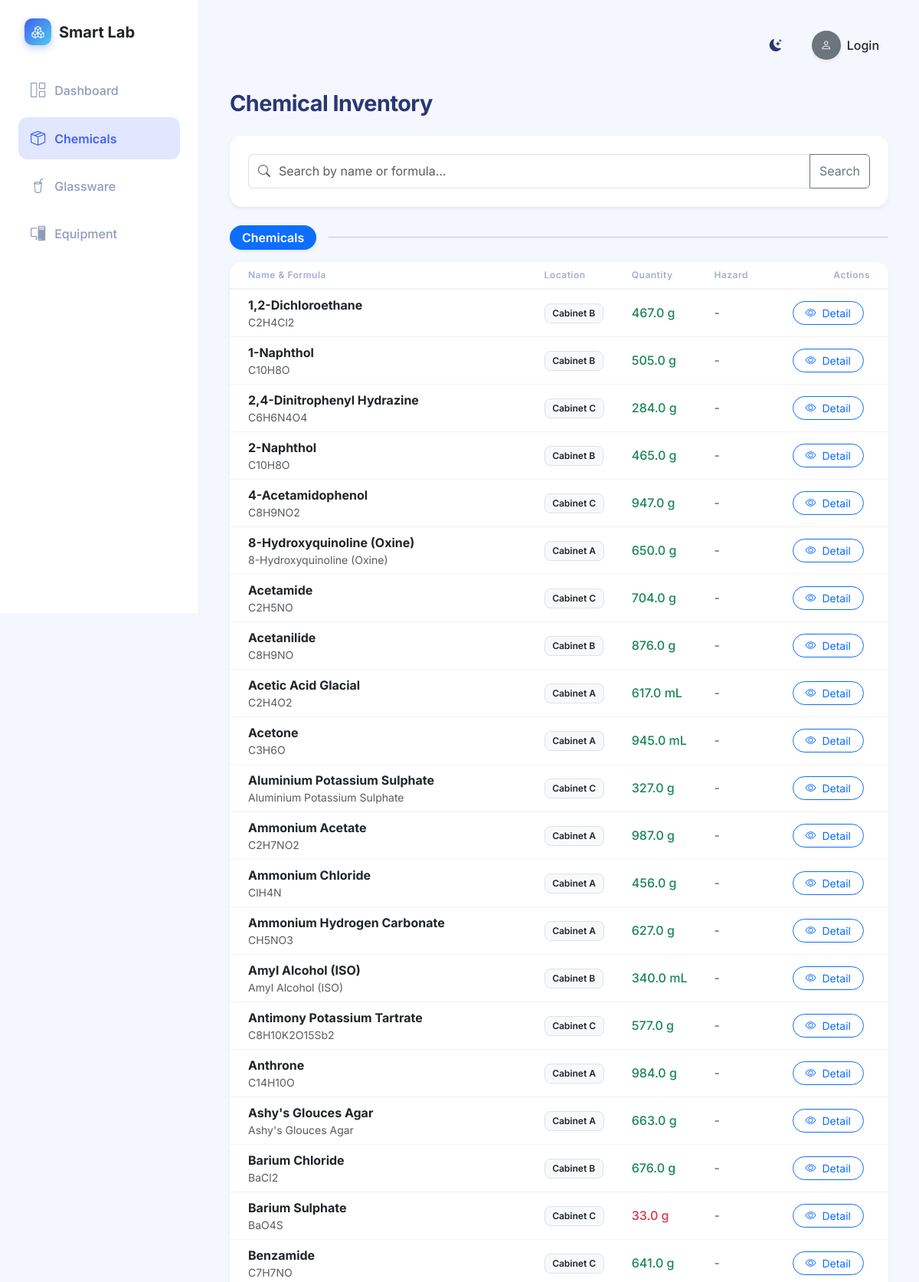
The page /chemicals (upper part) on the database its author committed.
### app.py (models this page shows)
class Chemical(db.Model):
    id = db.Column(db.Integer, primary_key=True)
    name = db.Column(db.String(150), nullable=False)
    formula = db.Column(db.String(100), nullable=False)
    cas_number = db.Column(db.String(50), nullable=True)
    quantity = db.Column(db.Float, nullable=False, default=0.0)
    unit = db.Column(db.String(20), nullable=False)
    location = db.Column(db.String(100), nullable=False)
    expiry_date = db.Column(db.Date, nullable=True)
    hazard_category = db.Column(db.String(100), nullable=True)
    category = db.Column(db.String(50), default='Chemicals') # New: Chemicals, Reagents, Indicators, Miscellaneous
    logs = db.relationship('UsageLog', backref='chemical', lazy=True, cascade="all, delete-orphan")

### app.py (the view)
@app.route('/chemicals')
def chemicals():
    search_query = request.args.get('search', '')
    if search_query:
        chemicals_list = Chemical.query.filter(
            db.or_(
                Chemical.name.ilike(f'%{search_query}%'),
                Chemical.formula.ilike(f'%{search_query}%')
            )
        ).all()
    else:
        chemicals_list = Chemical.query.all()
    grouped_chemicals = {}
    for chem in chemicals_list:
        cat = chem.category or 'Chemicals'
        if cat not in grouped_chemicals:
            grouped_chemicals[cat] = []
        grouped_chemicals[cat].append(chem)
    return render_template('chemicals.html', grouped_chemicals=grouped_chemicals, search_query=search_query)

### templates/chemicals.html (shortened to what this page needs)
{% extends 'base.html' %}
{% block content %}
<div class="d-flex justify-content-between align-items-center mb-4">
    <h2 class="page-title mb-0">Chemical Inventory</h2>
</div>
<div class="card mb-4 shadow-sm">
    <div class="card-body">
        <form action="{{ url_for('chemicals') }}" method="GET" class="d-flex">
            <div class="input-group">
                <span class="input-group-text bg-white border-end-0">
                    <i class="bi bi-search text-muted"></i>
                </span>
                <input type="text" name="search" class="form-control border-start-0 ps-0"
                       placeholder="Search by name or formula..." value="{{ search_query }}">
                <button class="btn btn-outline-secondary" type="submit">Search</button>
            </div>
        </form>
    </div>
</div>
{% for category, chemicals in grouped_chemicals.items() %}
<div class="d-flex align-items-center mb-3 mt-4">
    <span class="badge bg-primary px-3 py-2 fs-6 rounded-pill shadow-sm">{{ category }}</span>
    <hr class="flex-grow-1 ms-3 my-0 opacity-25">
</div>
<div class="card shadow-sm border-0 rounded-4 overflow-hidden mb-5">
    <div class="table-responsive">
        <table class="table table-hover align-middle mb-0">
            <thead class="bg-light bg-opacity-50">
                <tr>
                    <th class="ps-4">Name & Formula</th>
                    <th>Location</th>
                    <th>Quantity</th>
                    <th>Hazard</th>
                    <th class="text-end pe-4">Actions</th>
                </tr>
            </thead>
            <tbody>
                {% for chem in chemicals %}
                <tr>
                    <td class="ps-4">
                        <div class="fw-bold text-dark">{{ chem.name }}</div>
                        <div class="text-muted small">{{ chem.formula }}
                        </div>
                    </td>
                    <td><span class="badge bg-light text-dark border">{{ chem.location }}</span></td>
                    <td>
                        <span class="fw-medium {% if chem.quantity < 50 %}text-danger{% else %}text-success{% endif %}">
                            {{ chem.quantity }} {{ chem.unit }}
                        </span>
                    </td>
                    <td>
                        {% if chem.hazard_category %}
                        <span class="badge bg-warning text-dark">{{ chem.hazard_category }}</span>
                        {% else %}
                        <span class="text-muted">-</span>
                        {% endif %}
                    </td>
                    <td class="text-end pe-4">
                        <div class="btn-group">
                            <a href="{{ url_for('chemical_detail', id=chem.id) }}" class="btn btn-sm btn-outline-primary rounded-pill px-3 me-2">
                                <i class="bi bi-eye me-1"></i> Detail
                            </a>
                        </div>
                    </td>
                </tr>
                {% endfor %}
            </tbody>
        </table>
    </div>
</div>
{% else %}
<div class="card shadow-sm border-0 rounded-4 p-5 text-center text-muted">
    <i class="bi bi-search fs-1 mb-3"></i>
    <h5>No chemicals found matching your search.</h5>
    <p>Try a different keyword or formula.</p>
</div>
{% endfor %}
{% endblock %}

### templates/base.html (shortened to what this page needs)
<!DOCTYPE html>
<html lang="en">
<head>
    <link href="https://cdn.jsdelivr.net/npm/bootstrap@5.3.0/dist/css/bootstrap.min.css" rel="stylesheet">
    <link rel="stylesheet" href="{{ url_for('static', filename='css/style.css') }}">
    <link rel="stylesheet" href="https://cdn.jsdelivr.net/npm/bootstrap-icons@1.10.5/font/bootstrap-icons.css">
</head>
<body>
    <div class="app-container">
        <nav class="sidebar">
            <div class="sidebar-header">
                <a class="navbar-brand d-flex align-items-center morph-logo" href="{{ url_for('dashboard') }}">
                    <div class="logo-icon me-2"><i class="bi bi-boxes text-white"></i></div>
                    <div class="logo-text-container">
                        <span class="logo-text main-text fs-5 fw-bold text-dark">Smart Lab</span>
                    </div>
                </a>
            </div>
            <ul class="nav flex-column sidebar-nav mt-3">
                <li class="nav-item">
                    <a class="nav-link {% if request.endpoint == 'dashboard' %}active{% endif %}"
                        href="{{ url_for('dashboard') }}">
                        <i class="bi bi-grid-1x2"></i> Dashboard
                    </a>
                </li>
                <li class="nav-item">
                    <a class="nav-link {% if request.endpoint == 'chemicals' or request.endpoint == 'add_chemical' or request.endpoint == 'chemical_detail' %}active{% endif %}"
                        href="{{ url_for('chemicals') }}">
                        <i class="bi bi-box-seam"></i> Chemicals
                    </a>
                </li>
                <li class="nav-item">
                    <a class="nav-link {% if request.endpoint == 'glassware' %}active{% endif %}"
                        href="{{ url_for('glassware') }}">
                        <i class="bi bi-cup-straw"></i> Glassware
                    </a>
                </li>
                <li class="nav-item">
                    <a class="nav-link {% if request.endpoint == 'equipment' %}active{% endif %}"
                        href="{{ url_for('equipment') }}">
                        <i class="bi bi-pc-display"></i> Equipment
                    </a>
                </li>
            </ul>
        </nav>
        <main class="main-content">
            <header class="top-header d-flex justify-content-between align-items-center mb-4">
                <div class="d-flex align-items-center">
                    <div class="theme-toggle" id="themeToggle" title="Toggle Dark/Light Mode">
                        <i class="bi bi-moon-stars-fill"></i>
                    </div>
                    <div class="user-profile dropdown">
                        <div class="profile-trigger d-flex align-items-center" {% if current_user.is_authenticated %}data-bs-toggle="dropdown"{% else %}data-bs-toggle="modal" data-bs-target="#loginModal"{% endif %}>
                            {% if current_user.is_authenticated %}
                            <div class="avatar-wrapper me-2">
                                <div class="avatar-circle {% if current_user.role == 'developer' %}bg-developer{% elif current_user.role == 'teacher' %}bg-teacher{% else %}bg-student{% endif %} shadow-sm">
                                    {{ current_user.username[0]|upper }}
                                </div>
                                <div class="status-indicator online"></div>
                            </div>
                            <div class="user-info d-none d-sm-block">
                                <div class="user-name fw-bold text-dark">{{ current_user.username|capitalize }}</div>
                                <div class="user-role text-muted">{{ current_user.role|capitalize }}</div>
                            </div>
                            <i class="bi bi-chevron-down ms-2 text-muted small"></i>
                            {% else %}
                            <div class="avatar-circle bg-secondary shadow-sm me-2">
                                <i class="bi bi-person"></i>
                            </div>
                            <span class="fw-medium text-dark">Login</span>
                            {% endif %}
                        </div>
                    </div>
            </header>
            <div class="content-wrapper">
                {% block content %}{% endblock %}
            </div>
        </main>
    </div>
</body>
</html>

### rows shown on the page
Chemical: category "Chemicals", name "1,2-Dichloroethane", formula "C2H4Cl2", location "Cabinet B", quantity "467.0", unit "g"
Chemical: name "1-Naphthol", formula "C10H8O", location "Cabinet B", quantity "505.0", unit "g"
Chemical: name "2,4-Dinitrophenyl Hydrazine", formula "C6H6N4O4", location "Cabinet C", quantity "284.0", unit "g"
Chemical: name "2-Naphthol", formula "C10H8O", location "Cabinet B", quantity "465.0", unit "g"
Chemical: name "4-Acetamidophenol", formula "C8H9NO2", location "Cabinet C", quantity "947.0", unit "g"
Chemical: name "8-Hydroxyquinoline (Oxine)", formula "8-Hydroxyquinoline (Oxine)", location "Cabinet A", quantity "650.0", unit "g"
Chemical: name "Acetamide", formula "C2H5NO", location "Cabinet C", quantity "704.0", unit "g"
Chemical: name "Acetanilide", formula "C8H9NO", location "Cabinet B", quantity "876.0", unit "g"
Chemical: name "Acetic Acid Glacial", formula "C2H4O2", location "Cabinet A", quantity "617.0", unit "mL"
Chemical: name "Acetone", formula "C3H6O", location "Cabinet A", quantity "945.0", unit "mL"
Chemical: name "Aluminium Potassium Sulphate", formula "Aluminium Potassium Sulphate", location "Cabinet C", quantity "327.0", unit "g"
Chemical: name "Ammonium Acetate", formula "C2H7NO2", location "Cabinet A", quantity "987.0", unit "g"
Chemical: name "Ammonium Chloride", formula "ClH4N", location "Cabinet A", quantity "456.0", unit "g"
Chemical: name "Ammonium Hydrogen Carbonate", formula "CH5NO3", location "Cabinet A", quantity "627.0", unit "g"
Chemical: name "Amyl Alcohol (ISO)", formula "Amyl Alcohol (ISO)", location "Cabinet B", quantity "340.0", unit "mL"
Chemical: name "Antimony Potassium Tartrate", formula "C8H10K2O15Sb2", location "Cabinet C", quantity "577.0", unit "g"
Chemical: name "Anthrone", formula "C14H10O", location "Cabinet A", quantity "984.0", unit "g"
Chemical: name "Ashy's Glouces Agar", formula "Ashy's Glouces Agar", location "Cabinet A", quantity "663.0", unit "g"
Chemical: name "Barium Chloride", formula "BaCl2", location "Cabinet B", quantity "676.0", unit "g"
Chemical: name "Barium Sulphate", formula "BaO4S", location "Cabinet C", quantity "33.0", unit "g"
Chemical: name "Benzamide", formula "C7H7NO", location "Cabinet C", quantity "641.0", unit "g"
